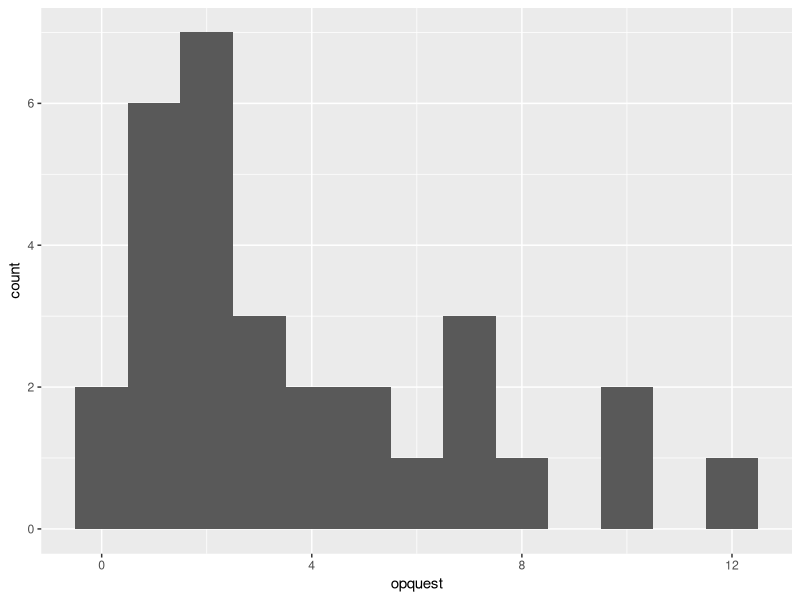
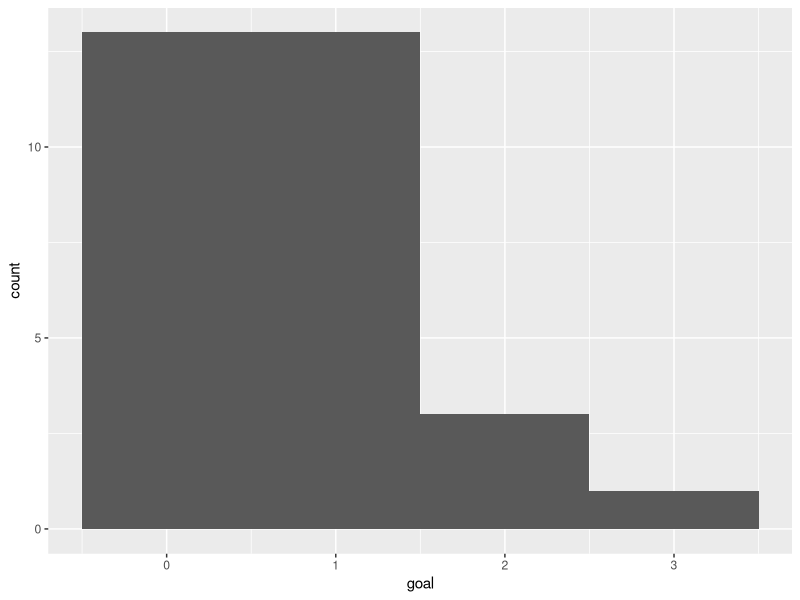
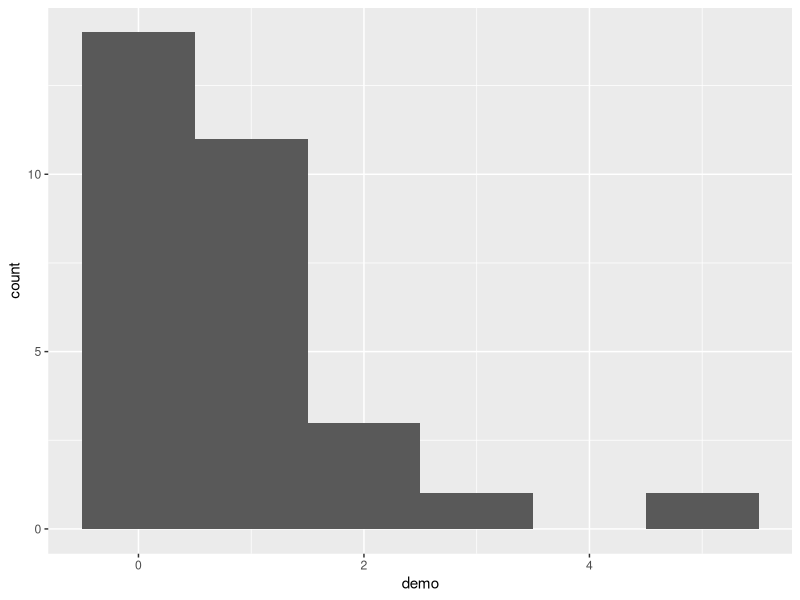
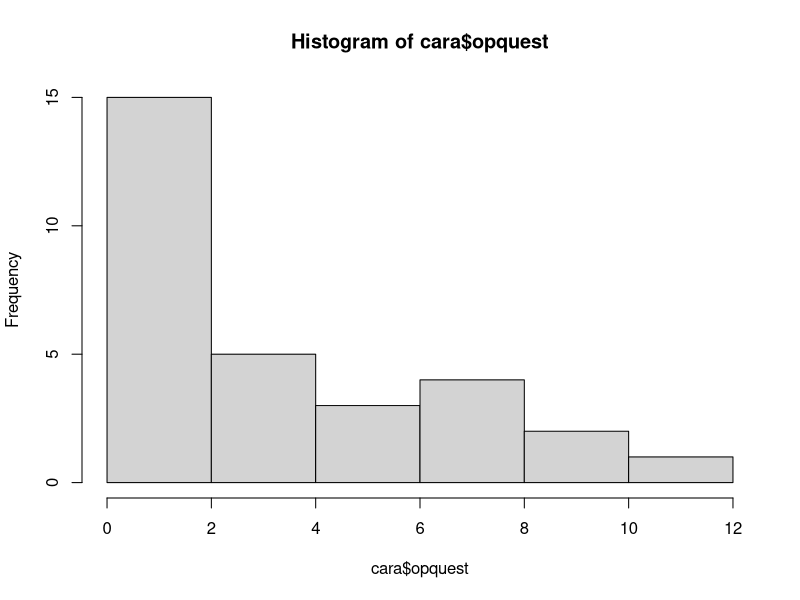
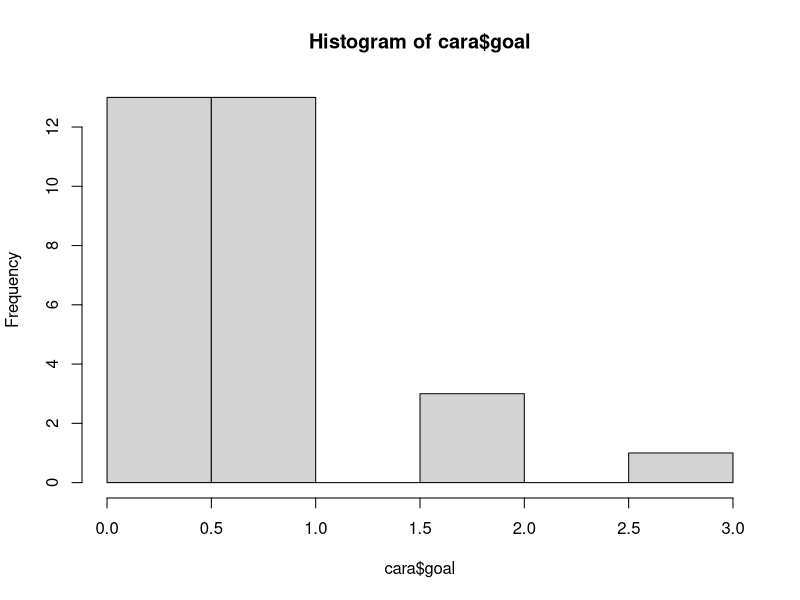
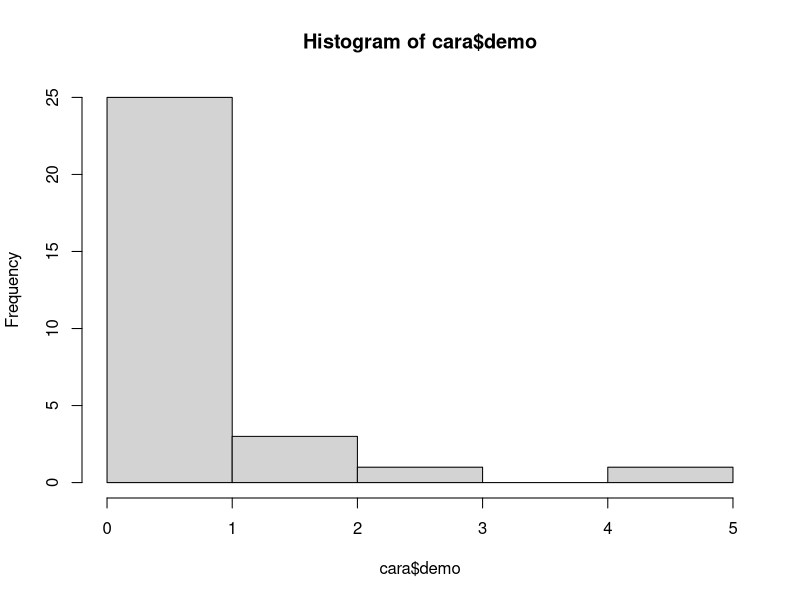
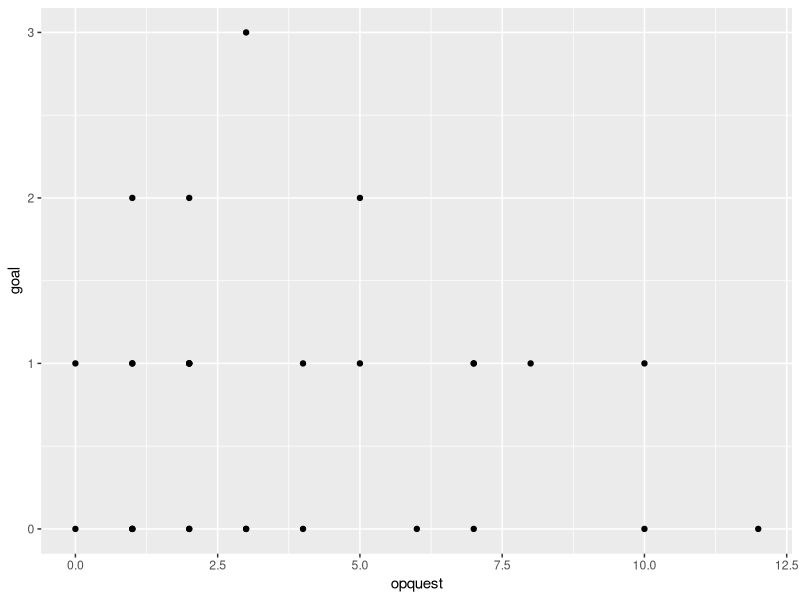
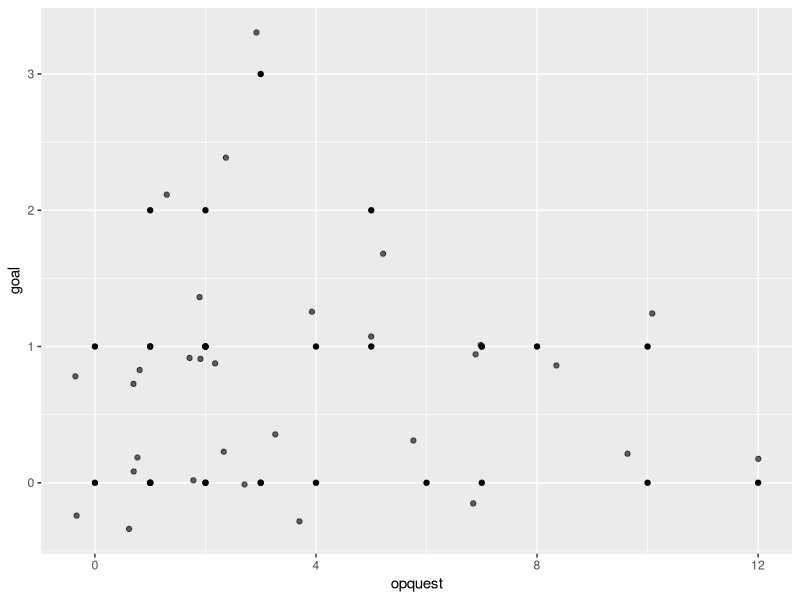

The R source for these figures, in order: (Note: this script raises an error after producing the figures.)
#import data
library(readr)
cara <- read_csv("cara.csv")


#Then load the tidyverse and psych package
library(tidyverse)
library(psych)



# 1. histograms
# using ggplots
ggplot(cara, aes(x=opquest)) +
  geom_histogram(binwidth=1)
# This data looks slightly right skewed (or positive skewed). Most mothers asked a few open ended
# questions. But a few mothers asked a lot of open ended questions.


ggplot(cara, aes(x=goal)) +
  geom_histogram(binwidth=1)
# Based on this histogram, mentioning goals seems very rare. This variable
# also looks a little right skewed.

ggplot(cara, aes(x=demo)) +
  geom_histogram(binwidth=1)
# This data also looks slightly right skewed (or positive skewed).
# Most mothers used few demonstrations. But a few mothers asked a
# lot of open ended questions.


# or you could have use base R

hist(cara$opquest)
hist(cara$goal)
hist(cara$demo)

# 2. scatterplots

ggplot(cara, aes(x=opquest, y=goal)) +
  geom_point()
# This is tough to interpret (sorry guys). Part of the reason why is because there is so much
# overlap in the data points (this is called overplotting). Also, it's a small sample size.
# There is a ggplot function called jitter that adds random noise to a plot, which some times can
# make plats easier to read.

# add jitter (the alpha here means how dark the jitter dots are. 1 = black; closer to 0 is lighter)
ggplot(cara, aes(x=opquest, y=goal)) +
  geom_point() +
  geom_jitter(alpha = .6)
# still kind of hard to read... I would say that it is a close to zero correlation.

ggplot(cara, aes(x=opquest, y=demo)) +
  geom_point() +
  geom_jitter(alpha = .6)
# again - it looks to me like a zero correlation


ggplot(cara, aes(x=goal, y=demo)) +
  geom_point() +
  geom_jitter(alpha = .6)
# zero association - goals and demo are not related.

#3. Descriptive stats

# using tidyverse and psych
cara %>%
  describe()
# Number of open questions: M =  3.80, SD = 3.22, range = 12
# Goals: M = 0.73, SD = 0.78, range = 3
# Demonstrations: M = 0.83, SD = 1.12, range = 5

#or you could have used base R
mean(hw1$opquest)
sd(hw1$opquest)
summary(hw1$opquest)

mean(hw1$goal)
sd(hw1$goal)
summary(hw1$goal)

mean(hw1$demo)
sd(hw1$demo)
summary(hw1$demo)


#4. frequency tables

cara %>%
  count(opquest)

cara %>%
  count(goal)

cara %>%
  count(demo)

# 5.

# The data shows that of the three behaviors that Cara observed, opened ended questions occurred most
# frequently (M =  3.80, SD = 3.22, range = 12). Goals (M = 0.73, SD = 0.78, range = 3) and
# demonstrations (M = 0.83, SD = 1.12, range = 5) were fairly rare (there was more variability in
# demonstrations, compared to goals). The behaviors do not seem related to each other.

